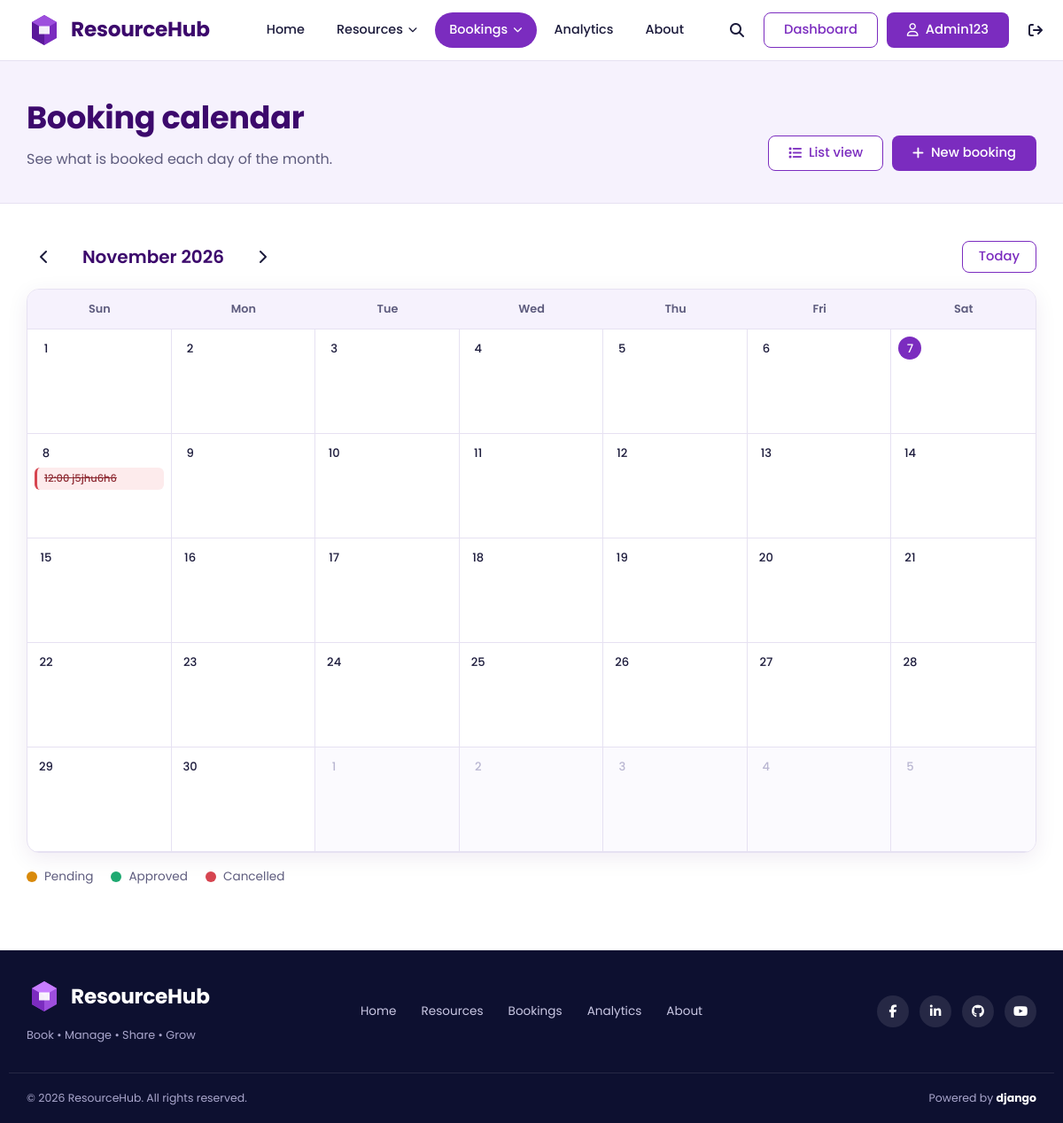
Page /bookings/calendar/ (signed in) on the committed database.
### accounts/models.py (models this page shows, shortened)
class User(AbstractUser):
    ROLE_CHOICES = [
        ("student", "Student"),
        ("teacher", "Teacher"),
        ("admin", "Administrator"),
    ]
    email = models.EmailField(unique=True)
    role = models.CharField(
        max_length=20,
        choices=ROLE_CHOICES,
        default="student",
    )
    department = models.CharField(
        max_length=100,
        blank=True,
    )
    email_verified = models.BooleanField(default=False)

class Profile(models.Model):
    user = models.OneToOneField(
        settings.AUTH_USER_MODEL,
        on_delete=models.CASCADE,
        related_name="profile",
    )
    first_name = models.CharField(
        max_length=120,
        blank=True,
    )
    last_name = models.CharField(
        max_length=100,
        blank=True,
    )
    phone = models.CharField(
        max_length=20,
        blank=True,
    )
    profile_picture = models.ImageField(
        upload_to="profile_pictures/",
        blank=True,
        null=True,
    )
    designation = models.CharField(
        max_length=100,
        blank=True,
    )

### bookings/models.py (models this page shows)
class Booking(models.Model):
    user = models.ForeignKey('accounts.User', on_delete=models.CASCADE, related_name='bookings')
    resource = models.ForeignKey('resources.Resource', on_delete=models.CASCADE, related_name='bookings')
    start_time = models.DateTimeField()
    end_time = models.DateTimeField()
    purpose = models.TextField()
    priority_score = models.FloatField(default=0)
    is_recurring = models.BooleanField(default=False)
    recurrence_rule = models.CharField(max_length=100, blank=True)
    status = models.CharField(max_length=50, default='Pending')
    created_at = models.DateTimeField(auto_now_add=True)

### resources/models.py (models this page shows, shortened)
class Resource(models.Model):
    name = models.CharField(max_length=200)
    category = models.ForeignKey(ResourceCategory, on_delete=models.CASCADE)
    department = models.CharField(max_length=100)
    capacity = models.PositiveIntegerField()
    location = models.CharField(max_length=200)
    qr_code = models.CharField(
        max_length=255,
        unique=True,
        default=uuid.uuid4,
        editable=False
    )
    device_code = models.CharField(
        max_length=100,
        unique=True,
        default=generate_device_code,
        editable=False
    )
    open_time = models.TimeField()
    close_time = models.TimeField()
    status = models.CharField(max_length=50)
    description = models.TextField()

### bookings/views.py (the view)
# urls.py: path('calendar/', views.booking_calendar, name='booking_calendar'),
@login_required
def booking_calendar(request):
    today = timezone.localdate()
    try:
        year, month = map(int, request.GET.get('month', '').split('-'))
        first = date(year, month, 1)
    except ValueError:
        first = today.replace(day=1)
        year, month = first.year, first.month
    prev_month = (first - timedelta(days=1)).strftime('%Y-%m')
    next_month = (first + timedelta(days=32)).replace(day=1).strftime('%Y-%m')
    grid = calendar.Calendar(firstweekday=6).monthdatescalendar(year, month)
    bookings = Booking.objects.filter(
        user=request.user,
        start_time__date__range=(grid[0][0], grid[-1][-1]),
    ).select_related('resource').order_by('start_time')
    by_day = {}
    for b in bookings:
        day = timezone.localtime(b.start_time).date()
        by_day.setdefault(day, []).append(b)
    weeks = [
        [
            {
                'date': d,
                'in_month': d.month == month,
                'is_today': d == today,
                'bookings': by_day.get(d, []),
            }
            for d in week
        ]
        for week in grid
    ]
    return render(request, 'bookings/booking_calendar.html', {
        'weeks': weeks,
        'month_label': first.strftime('%B %Y'),
        'prev_month': prev_month,
        'next_month': next_month,
    })

### templates/bookings/booking_calendar.html (shortened to what this page needs)
{% extends 'core/base.html' %}
{% load static %}
{% block extra_css %}<link rel="stylesheet" href="{% static 'css/bookings.css' %}">{% endblock %}
{% block content %}
<section class="page-head">
  <div class="container page-head-inner">
    <div>
      <h1>Booking calendar</h1>
      <p>See what is booked each day of the month.</p>
    </div>
    <div class="head-actions">
      <a class="btn btn-outline" href="{% url 'bookings:booking_list' %}"><i class="fa-solid fa-list" aria-hidden="true"></i> List view</a>
      <a class="btn btn-primary" href="{% url 'resources:resource_list' %}">
    <i class="fa-solid fa-plus" aria-hidden="true"></i>
    New booking
</a>
    </div>
  </div>
</section>
<section class="section">
  <div class="container">
    <div class="cal-head">
      <a class="icon-btn" href="?month={{ prev_month }}" aria-label="Previous month"><i class="fa-solid fa-chevron-left" aria-hidden="true"></i></a>
      <h2>{{ month_label }}</h2>
      <a class="icon-btn" href="?month={{ next_month }}" aria-label="Next month"><i class="fa-solid fa-chevron-right" aria-hidden="true"></i></a>
      <a class="btn btn-outline cal-today" href="{% url 'bookings:booking_calendar' %}">Today</a>
    </div>
    <div class="cal-scroll">
      <div class="calendar" role="grid" aria-label="{{ month_label }}">
        <div class="cal-dow">Sun</div><div class="cal-dow">Mon</div><div class="cal-dow">Tue</div>
        <div class="cal-dow">Wed</div><div class="cal-dow">Thu</div><div class="cal-dow">Fri</div><div class="cal-dow">Sat</div>
        {% for week in weeks %}{% for day in week %}
        <div class="cal-day{% if not day.in_month %} muted{% endif %}{% if day.is_today %} today{% endif %}">
          <span class="cal-num">{{ day.date.day }}</span>
          {% for b in day.bookings|slice:":3" %}
          <a class="cal-event ev-{{ b.status|lower|slugify }}" href="{% url 'bookings:booking_detail' b.id %}" title="{{ b.resource.name }} ({{ b.status }})">
            {{ b.start_time|time:"H:i" }} {{ b.resource.name }}
          </a>
          {% endfor %}
        </div>
        {% endfor %}{% endfor %}
      </div>
    </div>
    <ul class="legend" aria-label="Legend">
      <li><span class="dot ev-pending"></span> Pending</li>
      <li><span class="dot ev-approved"></span> Approved</li>
      <li><span class="dot ev-cancelled"></span> Cancelled</li>
    </ul>
  </div>
</section>
{% endblock %}

### templates/core/base.html (shortened to what this page needs)
{% load static %}
<!DOCTYPE html>
<html lang="en">
<head>
  <link rel="stylesheet" href="https://cdnjs.cloudflare.com/ajax/libs/font-awesome/6.5.2/css/all.min.css">
  <link rel="stylesheet" href="{% static 'css/master.css' %}">
  {% block extra_css %}{% endblock %}
</head>
<body>
  {% url 'sharings:shared_with_me' as shared_url %}
  {% url 'analytics:dashboard' as analytics_url %}
  {% url 'core:about' as about_url %}
  {% with app=request.resolver_match.app_name page=request.resolver_match.url_name %}
  <header class="site-header" id="siteHeader">
    <div class="container header-inner">
      <a href="/" class="brand" aria-label="ResourceHub home">
        <svg class="brand-mark" viewBox="0 0 40 40" width="40" height="40" aria-hidden="true">
          <path d="M20 3 34 11v18L20 37 6 29V11z" fill="#7B2CBF"/>
          <path d="M20 3 34 11 20 19 6 11z" fill="#9D4EDD"/>
          <path d="M20 19v18L6 29V11z" fill="#5A189A"/>
          <path d="M14 15.5h12v9H14z" fill="#fff" opacity=".92"/>
        </svg>
        <span class="brand-name">ResourceHub</span>
      </a>
      <div class="nav-panel">
        <nav aria-label="Main navigation">
          <ul class="nav-list">
            <li><a class="nav-link{% if page == 'home' %} active{% endif %}" href="/">Home</a></li>
            <li>
              <details class="has-dropdown">
                <summary class="nav-link{% if app == 'resources' %} active{% endif %}">
                  Resources <i class="fa-solid fa-chevron-down" aria-hidden="true"></i>
                </summary>
              </details>
            </li>
            {% if user.is_authenticated %}
            <li>
              <details class="has-dropdown">
                <summary class="nav-link{% if app == 'bookings' or app == 'checkin' or app == 'sharings' %} active{% endif %}">
                  Bookings <i class="fa-solid fa-chevron-down" aria-hidden="true"></i>
                </summary>
              </details>
            </li>
            {% else %}
            <li><a class="nav-link{% if app == 'bookings' %} active{% endif %}" href="{% url 'bookings:booking_list' %}">Bookings</a></li>
            {% endif %}
            <li><a class="nav-link{% if app == 'analytics' %} active{% endif %}" href="{{ analytics_url|default:'/' }}">Analytics</a></li>
            <li><a class="nav-link{% if page == 'about' %} active{% endif %}" href="{{ about_url|default:'/' }}">About</a></li>
          </ul>
        </nav>
        <div class="nav-tools">
          <label for="searchToggle" class="icon-btn" title="Search resources">
            <i class="fa-solid fa-magnifying-glass" aria-hidden="true"></i>
          </label>
          {% if user.is_authenticated %}
            <a class="btn btn-outline" href="{% url 'accounts:profile' %}">Dashboard</a>
            <a class="btn btn-primary" href="{% url 'accounts:profile' %}">
              <i class="fa-regular fa-user" aria-hidden="true"></i> {{ user.profile.first_name|default:user.username }}
            </a>
            <form method="post" action="{% url 'accounts:logout' %}" class="logout-form">
              <button type="submit" class="icon-btn" aria-label="Log out" title="Log out">
                <i class="fa-solid fa-arrow-right-from-bracket" aria-hidden="true"></i>
              </button>
            </form>
          {% else %}
            <a class="btn btn-outline" href="{% url 'accounts:login' %}">Login</a>
            <a class="btn btn-primary" href="{% url 'accounts:register' %}">Register</a>
          {% endif %}
        </div>
      </div>
    </div>
  </header>
  {% endwith %}
  <main id="main">
    {% block content %}{% endblock %}
  </main>
  <footer class="site-footer">
    <div class="container footer-inner">
      <div class="footer-brand">
        <a href="/" class="brand brand-light">
          <svg class="brand-mark" viewBox="0 0 40 40" width="40" height="40" aria-hidden="true">
            <path d="M20 3 34 11v18L20 37 6 29V11z" fill="#9D4EDD"/>
            <path d="M20 3 34 11 20 19 6 11z" fill="#C77DFF"/>
            <path d="M20 19v18L6 29V11z" fill="#7B2CBF"/>
            <path d="M14 15.5h12v9H14z" fill="#fff" opacity=".92"/>
          </svg>
          <span class="brand-name">ResourceHub</span>
        </a>
        <p class="footer-tagline">Book &bull; Manage &bull; Share &bull; Grow</p>
      </div>
      <nav class="footer-nav" aria-label="Footer navigation">
        <a href="/">Home</a>
        <a href="{% url 'resources:resource_list' %}">Resources</a>
        <a href="{% url 'bookings:booking_list' %}">Bookings</a>
        <a href="{{ analytics_url|default:'/' }}">Analytics</a>
        <a href="{{ about_url|default:'/' }}">About</a>
      </nav>
      <ul class="social">
        <li><a href="https://www.facebook.com/" target="_blank" rel="noopener noreferrer" aria-label="Facebook"><i class="fa-brands fa-facebook-f"></i></a></li>
        <li><a href="https://www.linkedin.com/" target="_blank" rel="noopener noreferrer" aria-label="LinkedIn"><i class="fa-brands fa-linkedin-in"></i></a></li>
        <li><a href="https://github.com/" target="_blank" rel="noopener noreferrer" aria-label="GitHub"><i class="fa-brands fa-github"></i></a></li>
        <li><a href="https://www.youtube.com/" target="_blank" rel="noopener noreferrer" aria-label="YouTube"><i class="fa-brands fa-youtube"></i></a></li>
      </ul>
    </div>
    <div class="container footer-bottom">
      <p>&copy; {% now "Y" %} ResourceHub. All rights reserved.</p>
      <p>Powered by <strong>django</strong></p>
    </div>
  </footer>
</body>
</html>

### static/css/master.css (style rules this page uses)
:root { --brand: #7B2CBF; --brand-dark: #5A189A; --brand-deep: #3C096C; --brand-light: #9D4EDD; --brand-soft: #F3EBFB; --lavender: #F6F2FD; --ink: #1B1A3B; --muted: #5E5C7E; --line: #E6E1F2; --white: #FFFFFF; --navy: #0D1030; --success: #1FA971; --warning: #D98A0B; --danger: #D64550; --radius-sm: 8px; --radius: 14px; --radius-lg: 22px; --shadow: 0 6px 24px rgba(60, 9, 108, .08); --shadow-lg: 0 14px 40px rgba(60, 9, 108, .16); --font: 'Poppins', system-ui, -apple-system, 'Segoe UI', sans-serif; --script: 'Caveat', 'Segoe Script', cursive; --container: 1180px; --header-h: 68px; }
*, *::before, *::after { box-sizing: border-box; }
html { scroll-behavior: smooth; -webkit-text-size-adjust: 100%; }
body { margin: 0; font-family: var(--font); font-size: 1rem; line-height: 1.6; color: var(--ink); background: var(--white); -webkit-font-smoothing: antialiased; }
img, svg { max-width: 100%; display: block; }
a { color: inherit; text-decoration: none; }
ul { list-style: none; margin: 0; padding: 0; }
h1, h2, h3, p { margin: 0; }
button, input { font: inherit; color: inherit; }
button, label[for] { cursor: pointer; }
.container { width: 100%; max-width: var(--container); margin-inline: auto; padding-inline: 20px; }
.btn { display: inline-flex; align-items: center; justify-content: center; gap: 8px; padding: 10px 22px; border: 1.5px solid transparent; border-radius: var(--radius-sm); font-weight: 500; font-size: .92rem; line-height: 1.2; white-space: nowrap; transition: background-color .2s, color .2s, border-color .2s, box-shadow .2s; }
.btn-primary { background: var(--brand); color: #fff; }
.btn-outline { background: #fff; color: var(--brand); border-color: var(--brand); }
.icon-btn { display: inline-grid; place-items: center; width: 40px; height: 40px; background: transparent; border: 0; border-radius: 50%; color: var(--ink); font-size: 1rem; transition: background-color .2s, color .2s; }
.site-header { position: sticky; top: 0; z-index: 100; background: rgba(255, 255, 255, .96); backdrop-filter: blur(8px); border-bottom: 1px solid var(--line); }
.header-inner { display: flex; align-items: center; justify-content: space-between; gap: 24px; min-height: var(--header-h); }
.brand { display: inline-flex; align-items: center; gap: 10px; flex-shrink: 0; }
.brand-name { font-size: 1.45rem; font-weight: 700; letter-spacing: -.01em; color: var(--brand-deep); }
.brand-light .brand-name { color: #fff; }
.nav-panel { display: flex; align-items: center; flex: 1; justify-content: space-between; gap: 24px; }
.nav-list { display: flex; align-items: center; gap: 4px; margin-left: 24px; }
.nav-link { display: inline-flex; align-items: center; gap: 6px; padding: 8px 16px; border: 0; background: transparent; border-radius: 999px; font-size: .9rem; font-weight: 500; color: var(--ink); transition: background-color .2s, color .2s; }
.nav-link.active { background: var(--brand); color: #fff; }
.nav-link i { font-size: .65rem; transition: transform .2s; }
.has-dropdown { position: relative; }
.has-dropdown summary { list-style: none; cursor: pointer; }
.nav-tools { display: flex; align-items: center; gap: 10px; }
.logout-form { margin: 0; display: inline-flex; }
.site-footer { background: var(--navy); color: #C9C7E3; }
.footer-inner { display: grid; grid-template-columns: 1fr auto 1fr; align-items: center; gap: 24px; padding-block: 32px; }
.footer-tagline { margin-top: 6px; font-size: .8rem; color: #A9A6CC; }
.footer-nav { display: flex; flex-wrap: wrap; justify-content: center; gap: 8px 28px; font-size: .85rem; }
.social { display: flex; justify-content: flex-end; gap: 12px; }
.social a { display: grid; place-items: center; width: 36px; height: 36px; border-radius: 50%; background: rgba(255, 255, 255, .1); color: #fff; font-size: .9rem; transition: background-color .2s; }
.footer-bottom { display: flex; justify-content: space-between; gap: 12px; flex-wrap: wrap; padding-block: 18px; border-top: 1px solid rgba(255, 255, 255, .1); font-size: .78rem; color: #A9A6CC; }
.footer-bottom strong { color: #fff; }

### rows in the picture
User: profile.first_name "Admin123"
Booking: start_time "12:00", resource.name "j5jhu6h6"

### other values in the picture
{{ month_label }} "November 2026"
{{ day.date.day }} "1" "2" "3" "4" "5" "6" "7" "8" "9" "10" "11" "12" "13" "14" "15" "16" "17" "18" "19" "20" "21" "22" "23" "24" "25" "26" "27" "28" "29" "30" "1" "2" "3" "4" "5"
